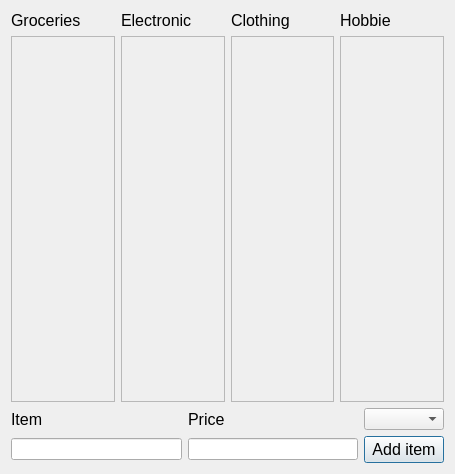
<?xml version="1.0" encoding="UTF-8"?>
<ui version="4.0">
 <class>BudgetTracker</class>
 <widget class="QDialog" name="BudgetTracker">
  <property name="geometry">
   <rect>
    <x>0</x>
    <y>0</y>
    <width>455</width>
    <height>474</height>
   </rect>
  </property>
  <property name="windowTitle">
   <string>Dialog</string>
  </property>
  <layout class="QGridLayout" name="gridLayout_2">
   <item row="0" column="0">
    <layout class="QHBoxLayout" name="horizontalLayout_3">
     <item>
      <layout class="QVBoxLayout" name="verticalLayout_3">
       <item>
        <widget class="QLabel" name="label_3">
         <property name="font">
          <font>
           <pointsize>12</pointsize>
          </font>
         </property>
         <property name="text">
          <string>Groceries</string>
         </property>
        </widget>
       </item>
       <item>
        <widget class="QScrollArea" name="groceries">
         <property name="widgetResizable">
          <bool>true</bool>
         </property>
         <widget class="QWidget" name="scrollAreaWidgetContents">
          <property name="geometry">
           <rect>
            <x>0</x>
            <y>0</y>
            <width>100</width>
            <height>356</height>
           </rect>
          </property>
         </widget>
        </widget>
       </item>
      </layout>
     </item>
     <item>
      <layout class="QVBoxLayout" name="verticalLayout_4">
       <item>
        <widget class="QLabel" name="label_4">
         <property name="font">
          <font>
           <pointsize>12</pointsize>
          </font>
         </property>
         <property name="text">
          <string>Electronic</string>
         </property>
        </widget>
       </item>
       <item>
        <widget class="QScrollArea" name="electronic">
         <property name="widgetResizable">
          <bool>true</bool>
         </property>
         <widget class="QWidget" name="scrollAreaWidgetContents_2">
          <property name="geometry">
           <rect>
            <x>0</x>
            <y>0</y>
            <width>101</width>
            <height>356</height>
           </rect>
          </property>
         </widget>
        </widget>
       </item>
      </layout>
     </item>
     <item>
      <layout class="QVBoxLayout" name="verticalLayout_5">
       <item>
        <widget class="QLabel" name="label_5">
         <property name="font">
          <font>
           <pointsize>12</pointsize>
          </font>
         </property>
         <property name="text">
          <string>Clothing</string>
         </property>
        </widget>
       </item>
       <item>
        <widget class="QScrollArea" name="clothing">
         <property name="widgetResizable">
          <bool>true</bool>
         </property>
         <widget class="QWidget" name="scrollAreaWidgetContents_3">
          <property name="geometry">
           <rect>
            <x>0</x>
            <y>0</y>
            <width>100</width>
            <height>356</height>
           </rect>
          </property>
         </widget>
        </widget>
       </item>
      </layout>
     </item>
     <item>
      <layout class="QVBoxLayout" name="verticalLayout_6">
       <item>
        <widget class="QLabel" name="label_6">
         <property name="font">
          <font>
           <pointsize>12</pointsize>
          </font>
         </property>
         <property name="text">
          <string>Hobbie</string>
         </property>
        </widget>
       </item>
       <item>
        <widget class="QScrollArea" name="hobbie">
         <property name="widgetResizable">
          <bool>true</bool>
         </property>
         <widget class="QWidget" name="scrollAreaWidgetContents_4">
          <property name="geometry">
           <rect>
            <x>0</x>
            <y>0</y>
            <width>100</width>
            <height>356</height>
           </rect>
          </property>
         </widget>
        </widget>
       </item>
      </layout>
     </item>
    </layout>
   </item>
   <item row="1" column="0">
    <layout class="QGridLayout" name="gridLayout">
     <item row="0" column="0">
      <widget class="QLabel" name="label">
       <property name="font">
        <font>
         <pointsize>12</pointsize>
        </font>
       </property>
       <property name="text">
        <string>Item</string>
       </property>
      </widget>
     </item>
     <item row="0" column="1">
      <widget class="QLabel" name="label_2">
       <property name="font">
        <font>
         <pointsize>12</pointsize>
        </font>
       </property>
       <property name="text">
        <string>Price</string>
       </property>
      </widget>
     </item>
     <item row="0" column="2">
      <widget class="QComboBox" name="cmbBudget">
       <property name="font">
        <font>
         <pointsize>9</pointsize>
        </font>
       </property>
      </widget>
     </item>
     <item row="1" column="0">
      <widget class="QLineEdit" name="leItem"/>
     </item>
     <item row="1" column="1">
      <widget class="QLineEdit" name="lePrice"/>
     </item>
     <item row="1" column="2">
      <widget class="QPushButton" name="addItemBtn">
       <property name="font">
        <font>
         <pointsize>12</pointsize>
        </font>
       </property>
       <property name="text">
        <string>Add item</string>
       </property>
      </widget>
     </item>
    </layout>
   </item>
  </layout>
 </widget>
 <resources/>
 <connections/>
</ui>
